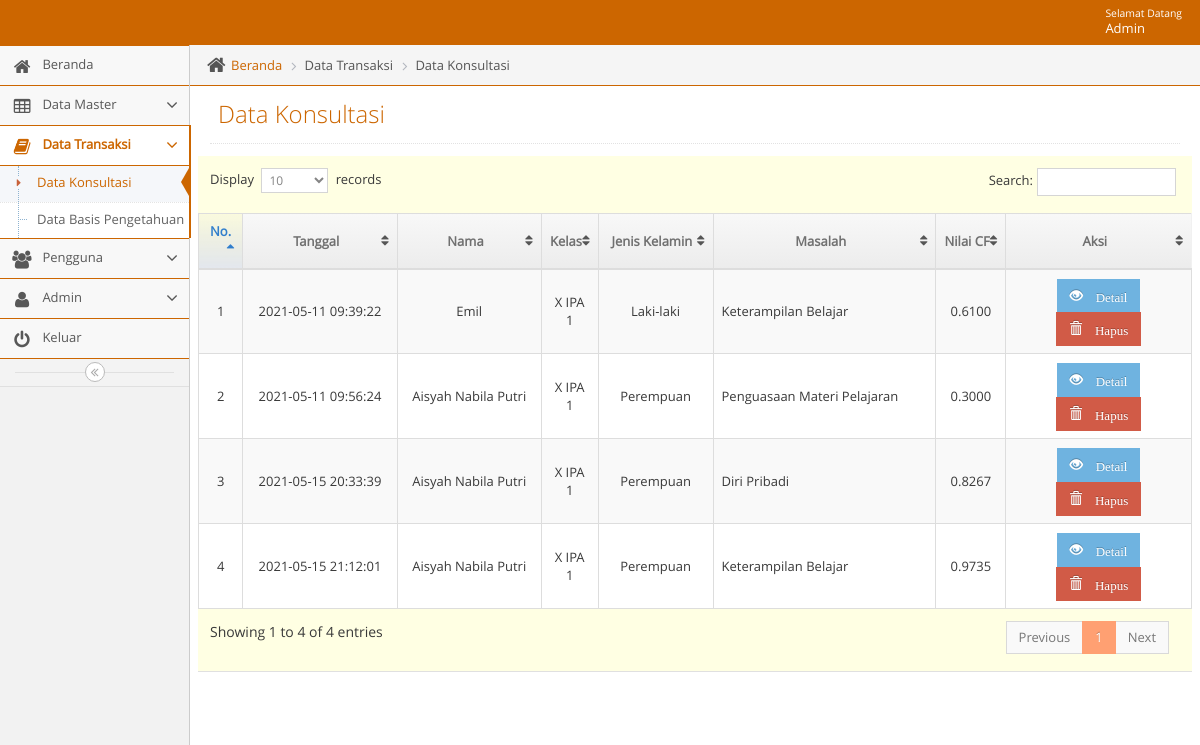
/admin/adminmainapp.php?unit=konsultasi_unit&act=datagrid (signed in), run on an earlier commit of the app's database.
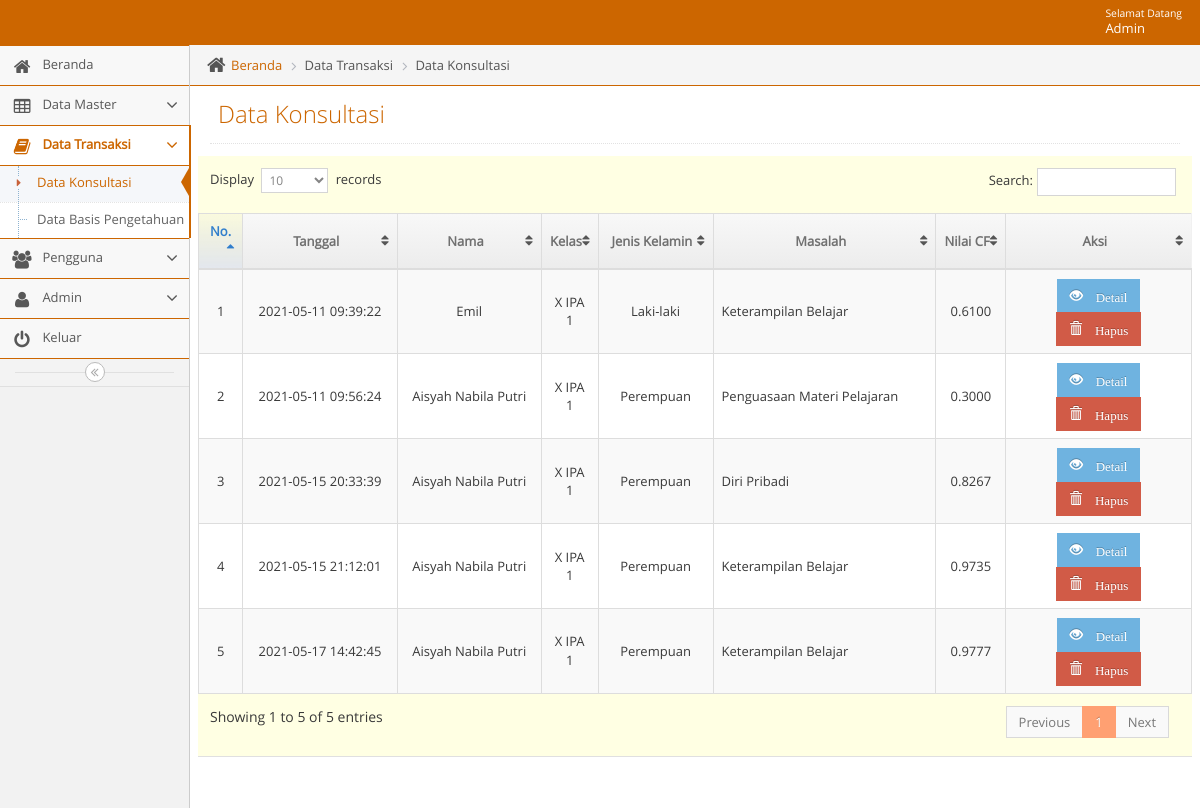
And on a later commit of the database.
### tables this page shows
CREATE TABLE `t_hasil` (
  `kode_hasil` int(11) NOT NULL,
  `bidang_masalah` text NOT NULL,
  `item_masalah` text NOT NULL,
  `nilai_cf` varchar(16) NOT NULL,
  `tanggal` datetime NOT NULL,
  `hasil_id` varchar(11) NOT NULL,
  `kode_siswa` varchar(11) NOT NULL
);

CREATE TABLE `t_siswa` (
  `id_siswa` int(11) NOT NULL,
  `nama_siswa` varchar(100) NOT NULL,
  `jenis_kelamin` enum('Laki-laki','Perempuan') NOT NULL,
  `kelas` varchar(10) NOT NULL,
  `kode_siswa` varchar(11) NOT NULL
);

CREATE TABLE `t_bidang_masalah` (
  `id_bidang_masalah` int(11) NOT NULL,
  `kode_bidang_masalah` varchar(5) NOT NULL,
  `nama_bidang_masalah` varchar(100) NOT NULL,
  `detail_bidang_masalah` varchar(500) NOT NULL,
  `layanan` varchar(1000) NOT NULL
);

### admin/unit/konsultasi_unit.php (the view, shortened to what this page needs)
<?php
$act = $_GET['act'];
switch($act){
    case "datagrid":
        ?>
<?php
include("../admin/leftbar.php");
?>
<div class="main-content">
  <div class="main-content-inner">
    <div class="breadcrumbs ace-save-state" id="breadcrumbs">
      <ul class="breadcrumb">
        <li>
          <i class="ace-icon fa fa-home home-icon"></i>
          <a href="adminmainapp.php?unit=dashboard">Beranda</a>
        </li>
        <li>Data Transaksi</li>
        <li>Data Konsultasi</li>
      </ul>
    </div>
    <div class="page-content">
      <div class="page-header">
        <h1>Data Konsultasi</h1>
      </div>
      <div class="row">
        <div class="col-xs-12">
          <div class="row">
            <div class="box box-primary">
              <div class="box-body table-responsive padding">
                <table id="datatable" class="table table-striped table-bordered table-hover">
                  <thead>
                    <tr>
                      <th style="text-align: center">No.</th>
                      <th style="text-align: center">Tanggal</th>
                      <th style="text-align: center">Nama</th>
                      <th style="text-align: center">Kelas</th>
                      <th style="text-align: center">Jenis Kelamin</th>
                      <th style="text-align: center">Masalah</th>
                      <th style="text-align: center">Nilai CF</th>
                      <th style="text-align: center">Aksi</th>
                    </tr>
                  </thead>
                  <tbody>
                    <?php $no=1;
                          $qdatagrid ="  SELECT
                            t_hasil.kode_hasil, t_hasil.tanggal, t_hasil.nilai_cf, t_hasil.hasil_id,
                            t_bidang_masalah.kode_bidang_masalah, t_bidang_masalah.nama_bidang_masalah,
                            t_siswa.kode_siswa, t_siswa.nama_siswa, t_siswa.kelas, t_siswa.jenis_kelamin
                            FROM
                              t_hasil
                            JOIN t_bidang_masalah ON t_hasil.hasil_id = t_bidang_masalah.kode_bidang_masalah
									          JOIN t_siswa ON t_hasil.kode_siswa = t_siswa.kode_siswa";
                            $rdatagrid = mysqli_query($mysqli, $qdatagrid);
                            while($ddatagrid=mysqli_fetch_assoc($rdatagrid)) {
                                echo "
                                <tr >
                                     <td style= text-align:center;vertical-align:middle >$no</td>
                                     <td style= text-align:center;vertical-align:middle>$ddatagrid[tanggal]</td>
                                     <td style= text-align:center;vertical-align:middle>".ucwords("$ddatagrid[nama_siswa]")."</td>
                                     <td style= text-align:center;vertical-align:middle>$ddatagrid[kelas]</td>
                                     <td style= text-align:center;vertical-align:middle>$ddatagrid[jenis_kelamin]</td>
                                     <td style= text-align:left;vertical-align:middle>$ddatagrid[nama_bidang_masalah]</td>
                                     <td style= text-align:center;vertical-align:middle>$ddatagrid[nilai_cf]</td>
                                     <td style=text-align:center;vertical-align:middle>
                                         <a href=?unit=konsultasi_unit&act=detail&kode_hasil=$ddatagrid[kode_hasil] class='btn btn-sm btn-info glyphicon glyphicon-eye-open' > Detail</a>
                                         <a href=?unit=konsultasi_unit&act=delete&kode_hasil=$ddatagrid[kode_hasil] class='btn btn-sm btn-danger glyphicon glyphicon-trash' onclick='return confirm(\"Yakin Akan Menghapus Data?\")'> Hapus</a>
                                     </td>
                                </tr>
                                ";
                                $no++;
                             }
                             ?>
                  </tbody>
                </table>
              </div>
            </div>
          </div>
        </div>
      </div>
    </div>
  </div>
</div>
<?php
            include("../admin/footer.php");
            ?>
</body>
</html>
<?php
        break;
            ?>
<?php
}

### admin/head.php (shortened to what this page needs)
<?php error_reporting(0);
$page=$_REQUEST['unit'];
$act1=$_REQUEST['act'];
$active='class="active"';
$open='class="active open"';
?>
<!DOCTYPE html>
<html lang="en">
    <head>
        <link rel="stylesheet" href="../css/backend/css/bootstrap.min.css" />
        <link rel="stylesheet" href="../css/backend/font-awesome/4.5.0/css/font-awesome.min.css" />
        <link rel="stylesheet" href="../css/backend/css/ace.min.css" class="ace-main-stylesheet" id="main-ace-style" />
        <link rel="stylesheet" href="../css/backend/css/ace-skins.min.css" />
        <link rel="stylesheet" href="../css/backend/css/ace-rtl.min.css" />
		<link rel='stylesheet prefetch' href='../css/tentang/style.css'>
    </head>

### admin/navbar.php (shortened to what this page needs)
<body class="no-skin">
        <?php
        require_once '../lib/koneksi.php';
        if ($_SESSION['status'] == 'Admin') {
          $qupdate = "SELECT * FROM  t_admin WHERE nama_pengguna = '".$_SESSION['nm_pengguna']."'";
         $rupdate = mysqli_query($mysqli, $qupdate);
         $dupdate = mysqli_fetch_assoc($rupdate);
        }
        else {
          $qupdate = "SELECT * FROM  t_user WHERE nama_pengguna = '".$_SESSION['nm_pengguna']."'";
          $rupdate = mysqli_query($mysqli, $qupdate);
          $dupdate = mysqli_fetch_assoc($rupdate);
        }
        ?>
        <div id="navbar" class="navbar navbar-default ace-save-state">
          <div class="navbar-container ace-save-state" id="navbar-container">
            <div class="navbar-buttons navbar-header pull-right" role="navigation">
              <ul class="nav ace-nav">
                <li class="light-blue dropdown-modal">
                  <a data-toggle="dropdown" href="#" class="dropdown-toggle">
                    <span class="user-info"><small>Selamat Datang</small>  <?php echo ucwords($dupdate['nama']); ?></span>
                  </a>
                </li>
              </ul>
            </div>
        </div>
    </div>

### admin/adminmainapp.php
<?php
   include("../admin/head.php");
?>
<?php
   include("../admin/navbar.php");
?>
<div class="main-container ace-save-state" id="main-container">
<?php
    require_once('content.php');
?>

### admin/content.php (shortened to what this page needs)
<?php
$unit = $_GET['unit'];
if($unit == "produk_unit") {
    require_once 'unit/produk_unit.php';
}
else if($unit == "dashboard") {
    require_once 'unit/dashboard.php';
}
else if($unit == "tentangbidangmasalah_unit") {
    require_once 'unit/tentangbidangmasalah_unit.php';
}
else if($unit == "p_dashboard") {
    require_once 'unit/p_dashboard.php';
}
else if($unit == "p_bidang_masalah_unit") {
    require_once 'unit/p_bidang_masalah_unit.php';
}
else if($unit == "p_cf_unit") {
    require_once 'unit/p_cf_unit.php';
}
else if($unit == "bidang_masalah_unit") {
    require_once 'unit/bidang_masalah_unit.php';
}
else if($unit == "item_masalah_unit") {
    require_once 'unit/item_masalah_unit.php';
}
else if($unit == "dbp_unit") {
    require_once 'unit/dbp_unit.php';
}
else if($unit == "admin_unit") {
    require_once 'unit/admin_unit.php';
}
else if($unit == "pengguna_unit") {
    require_once 'unit/pengguna_unit.php';
}
else if($unit == "konsultasi_unit") {
    require_once 'unit/konsultasi_unit.php';
}
else if($unit == "p_item_masalah_unit") {
    require_once 'unit/p_item_masalah_unit.php';
}

### admin/leftbar.php (shortened to what this page needs)
<div id="sidebar" class="sidebar responsive ace-save-state">
  <ul class="nav nav-list" >
      <?php
                                  if ($_SESSION['status'] == "Admin"){
                                    ?>
    <li <?php if ($page=='dashboard') {echo $active;}?>>
        <a href="adminmainapp.php?unit=dashboard">
        <i class="menu-icon fa fa-home"></i>
        <span class="menu-text"> Beranda </span>
      </a>
    </li>
    <li  <?php if ($page=='bidang_masalah_unit' or $page=='item_masalah_unit' or $page=='tentangbidangmasalah_unit') {echo $open;}?>>
      <a href="#" class="dropdown-toggle">
        <i class="menu-icon fa fa-table"></i>
        <span class="menu-text"> Data Master </span>
        <b class="arrow fa fa-angle-down"></b>
      </a>
    </li>
    <li  <?php if ($page=='dbp_unit' or $page=='konsultasi_unit') {echo $open;}?>>
      <a href="#" class="dropdown-toggle">
        <i class="menu-icon fa fa-book"></i>
        <span class="menu-text"> Data Transaksi </span>
        <b class="arrow fa fa-angle-down"></b>
      </a>
      <ul class="submenu">
          <li <?php if ($page=='konsultasi_unit' && $act1=='datagrid') {echo $active;}?>>
            <a href="adminmainapp.php?unit=konsultasi_unit&act=datagrid"><i class="menu-icon fa fa-caret-right"></i>Data Konsultasi</a>
          </li>
          <li <?php if ($page=='dbp_unit' && $act1=='datagrid') {echo $active;}?>>
            <a href="adminmainapp.php?unit=dbp_unit&act=datagrid"><i class="menu-icon fa fa-caret-right"></i>Data Basis Pengetahuan</a>
          </li>
      </ul>
    </li>
    <li <?php if ($page=='pengguna_unit') {echo $open;}?>>
      <a href="#" class="dropdown-toggle">
        <i class="menu-icon fa fa-users"></i>
        <span class="menu-text"> Pengguna </span>
        <b class="arrow fa fa-angle-down"></b>
      </a>
    </li>
    <li <?php if ($page=='admin_unit') {echo $open;}?>>
      <a href="#" class="dropdown-toggle">
        <i class="menu-icon fa fa-user"></i>
        <span class="menu-text"> Admin </span>
        <b class="arrow fa fa-angle-down"></b>
      </a>
    </li>
     <?php
                                }
                                ?>
    <li>
        <a href="logout.php">
        <i class="menu-icon fa fa-power-off"></i>
        <span class="menu-text"> Keluar </span>
      </a>
    </li>
  </ul>
  <div class="sidebar-toggle sidebar-collapse" id="sidebar-collapse">
    <i id="sidebar-toggle-icon" class="ace-icon fa fa-angle-double-left ace-save-state" data-icon1="ace-icon fa fa-angle-double-left" data-icon2="ace-icon fa fa-angle-double-right"></i>
  </div>
</div>

### admin/footer.php (shortened to what this page needs)
  <div class="space-20"></div>
</div>

### css/tentang/style.css (style rules this page uses)
html { font-family:sans-serif; -ms-text-size-adjust:100%; -webkit-text-size-adjust:100% }
body { margin:0 }
a { background-color:transparent }
b,strong { font-weight:700 }
h1 { font-size:2em; margin:.67em 0 }
small { font-size:80% }
table { border-collapse:collapse; border-spacing:0 }
td,th { padding:0 }
.border-box,article,body,code,dd,div,dl,dt,fieldset,footer,form,header,html,input[type=email],input[type=password],input[type=tel],input[type=text],input[type=url],li,main,ol,p,pre,section,textarea,ul { box-sizing:border-box }

What changed in the data, as far as the page shows it:
added t_hasil: tanggal "2021-05-17 14:42:45", t_siswa.nama_siswa "Aisyah Nabila Putri", t_siswa.kelas "X IPA 1", t_siswa.jenis_kelamin "Perempuan", t_bidang_masalah.nama_bidang_masalah "Keterampilan Belajar", nilai_cf "0.9777"
Also different on the page:
text written by a page script: "Display records Search: Showing 1 to 4 of 4 entries Previous 1 Next" → "Display records Search: Showing 1 to 5 of 5 entries Previous 1 Next"
